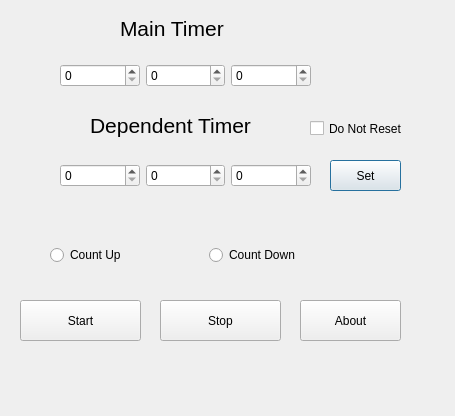
<?xml version="1.0" encoding="UTF-8"?>
<ui version="4.0">
 <class>dependent</class>
 <widget class="QDialog" name="dependent">
  <property name="geometry">
   <rect>
    <x>0</x>
    <y>0</y>
    <width>455</width>
    <height>416</height>
   </rect>
  </property>
  <property name="windowTitle">
   <string>Dependent Timers</string>
  </property>
  <widget class="QPushButton" name="pushSet">
   <property name="geometry">
    <rect>
     <x>330</x>
     <y>160</y>
     <width>71</width>
     <height>31</height>
    </rect>
   </property>
   <property name="text">
    <string>Set</string>
   </property>
  </widget>
  <widget class="QLabel" name="label_2">
   <property name="geometry">
    <rect>
     <x>120</x>
     <y>20</y>
     <width>121</width>
     <height>16</height>
    </rect>
   </property>
   <property name="font">
    <font>
     <pointsize>16</pointsize>
    </font>
   </property>
   <property name="text">
    <string>Main Timer</string>
   </property>
  </widget>
  <widget class="QLabel" name="label_3">
   <property name="geometry">
    <rect>
     <x>90</x>
     <y>110</y>
     <width>191</width>
     <height>31</height>
    </rect>
   </property>
   <property name="font">
    <font>
     <pointsize>16</pointsize>
    </font>
   </property>
   <property name="text">
    <string>Dependent Timer</string>
   </property>
  </widget>
  <widget class="QCheckBox" name="checkReset">
   <property name="geometry">
    <rect>
     <x>310</x>
     <y>120</y>
     <width>141</width>
     <height>17</height>
    </rect>
   </property>
   <property name="text">
    <string>Do Not Reset</string>
   </property>
  </widget>
  <widget class="QWidget" name="layoutWidget">
   <property name="geometry">
    <rect>
     <x>60</x>
     <y>150</y>
     <width>251</width>
     <height>51</height>
    </rect>
   </property>
   <layout class="QHBoxLayout" name="horizontalLayout_4">
    <item>
     <widget class="QSpinBox" name="spinBox_dep_h"/>
    </item>
    <item>
     <widget class="QSpinBox" name="spinBox_dep_m"/>
    </item>
    <item>
     <widget class="QSpinBox" name="spinBox_dep_s"/>
    </item>
   </layout>
  </widget>
  <widget class="QPushButton" name="pushAbout">
   <property name="geometry">
    <rect>
     <x>300</x>
     <y>300</y>
     <width>101</width>
     <height>41</height>
    </rect>
   </property>
   <property name="text">
    <string>About</string>
   </property>
  </widget>
  <widget class="QWidget" name="layoutWidget">
   <property name="geometry">
    <rect>
     <x>50</x>
     <y>230</y>
     <width>311</width>
     <height>51</height>
    </rect>
   </property>
   <layout class="QHBoxLayout" name="horizontalLayout_3">
    <item>
     <widget class="QRadioButton" name="radioUp">
      <property name="text">
       <string>Count Up</string>
      </property>
     </widget>
    </item>
    <item>
     <widget class="QRadioButton" name="radioDown">
      <property name="text">
       <string>Count Down</string>
      </property>
     </widget>
    </item>
   </layout>
  </widget>
  <widget class="QWidget" name="layoutWidget">
   <property name="geometry">
    <rect>
     <x>60</x>
     <y>50</y>
     <width>251</width>
     <height>51</height>
    </rect>
   </property>
   <layout class="QHBoxLayout" name="horizontalLayout">
    <item>
     <widget class="QSpinBox" name="spinBox_main_h"/>
    </item>
    <item>
     <widget class="QSpinBox" name="spinBox_main_m"/>
    </item>
    <item>
     <widget class="QSpinBox" name="spinBox_main_s"/>
    </item>
   </layout>
  </widget>
  <widget class="QPushButton" name="pushStart">
   <property name="geometry">
    <rect>
     <x>20</x>
     <y>300</y>
     <width>121</width>
     <height>41</height>
    </rect>
   </property>
   <property name="text">
    <string>Start</string>
   </property>
  </widget>
  <widget class="QPushButton" name="pushStop">
   <property name="geometry">
    <rect>
     <x>160</x>
     <y>300</y>
     <width>121</width>
     <height>41</height>
    </rect>
   </property>
   <property name="text">
    <string>Stop</string>
   </property>
  </widget>
 </widget>
 <resources/>
 <connections>
  <connection>
   <sender>pushStop</sender>
   <signal>clicked()</signal>
   <receiver>dependent</receiver>
   <slot>stop()</slot>
   <hints>
    <hint type="sourcelabel">
     <x>237</x>
     <y>156</y>
    </hint>
    <hint type="destinationlabel">
     <x>268</x>
     <y>156</y>
    </hint>
   </hints>
  </connection>
 </connections>
 <slots>
  <slot>stop()</slot>
 </slots>
</ui>
